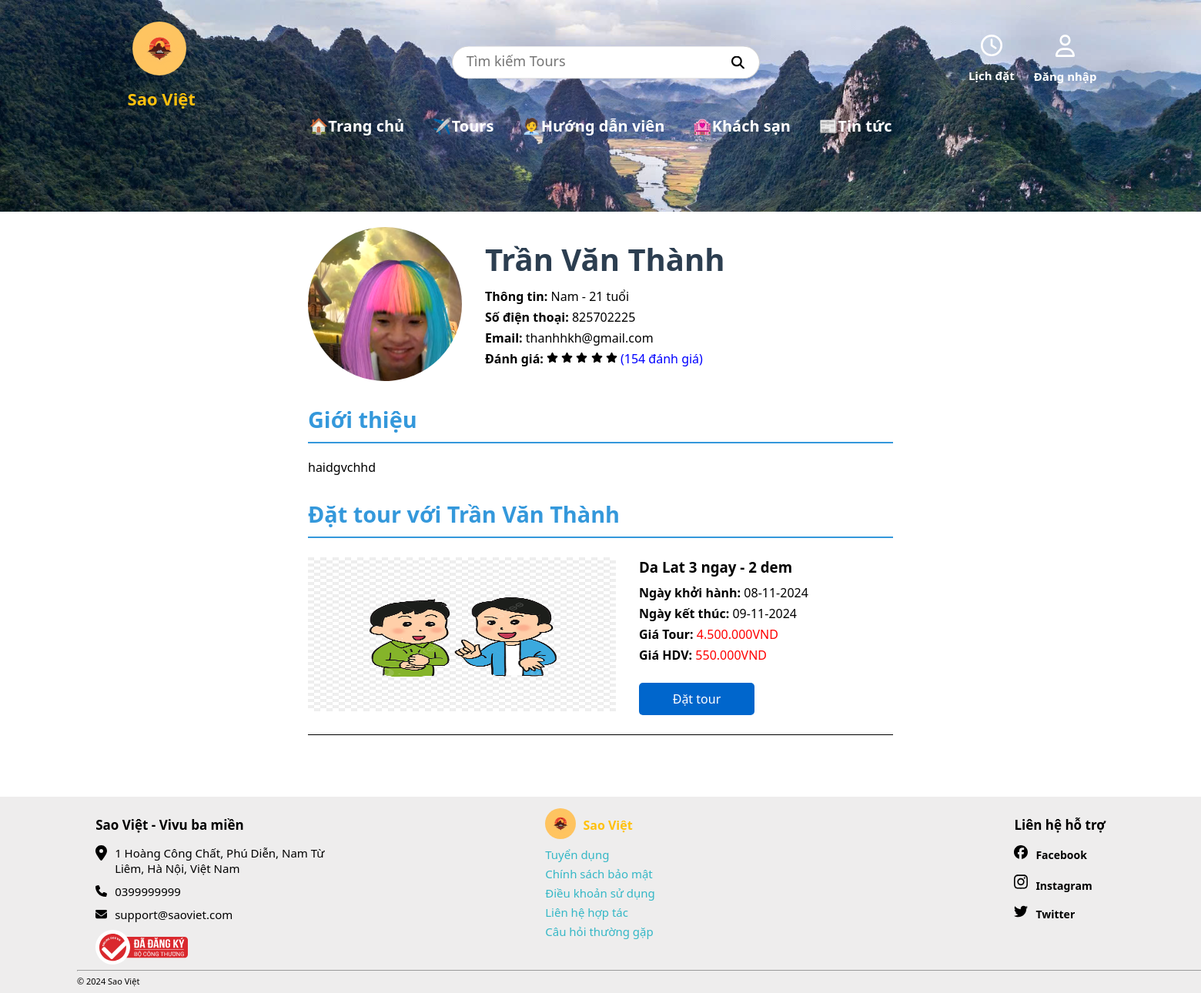
Before: /index.php?controller=guide&action=detail&id=21 with the older database file.
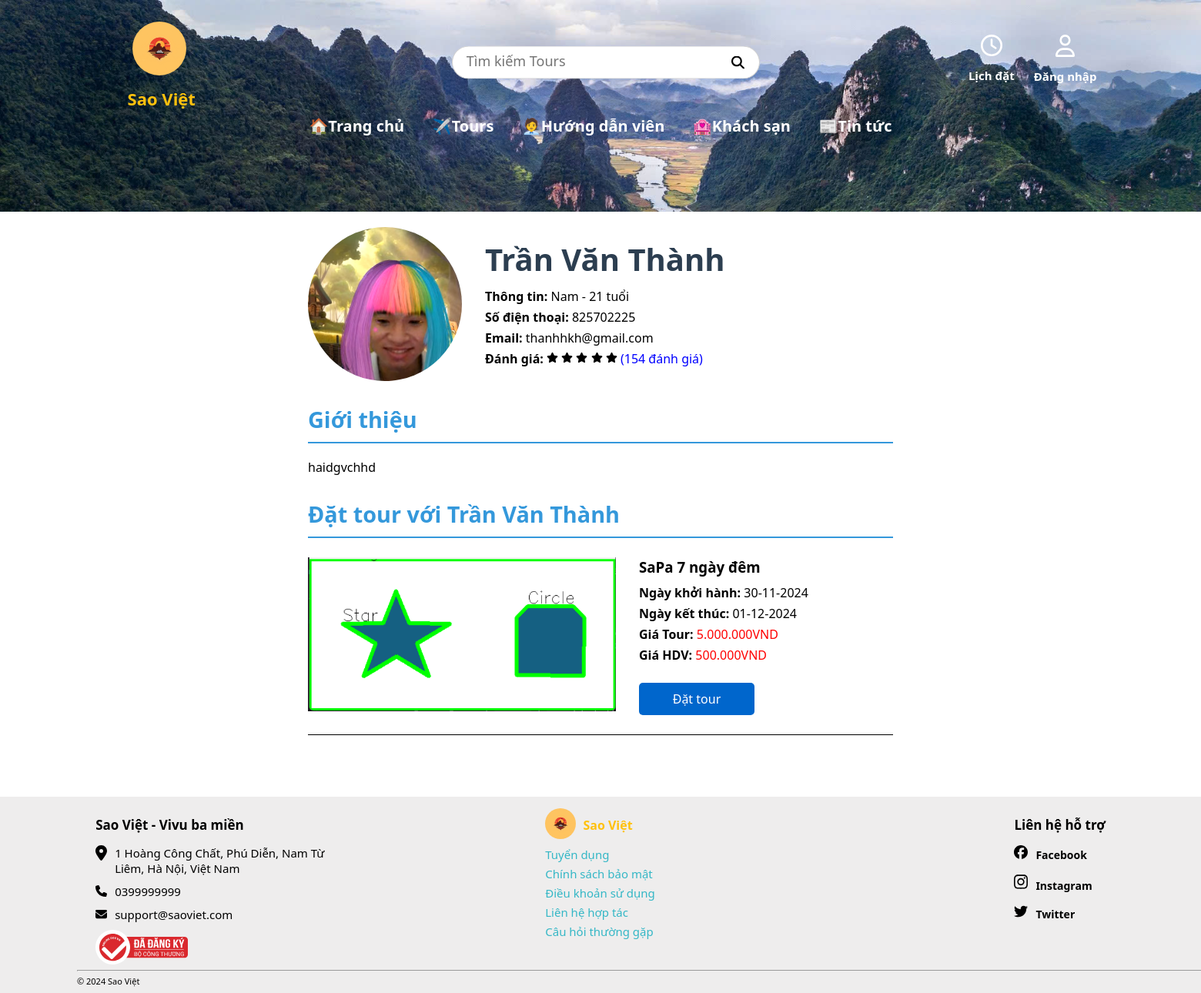
After: the same page with the newer database file.
### tables this page shows
CREATE TABLE `huongdanvien` (
  `MaHDV` int(11) NOT NULL,
  `TenHDV` varchar(100) NOT NULL,
  `AnhHDV` varchar(100) NOT NULL,
  `GioiTinh` varchar(10) NOT NULL,
  `NgaySinh` date NOT NULL,
  `SDT` int(10) NOT NULL,
  `Email` varchar(50) NOT NULL,
  `MoTa` text NOT NULL,
  `DanhGia` int(5) DEFAULT NULL
);

CREATE TABLE `phancong` (
  `MaPC` int(11) NOT NULL,
  `MaTour` int(11) DEFAULT NULL,
  `MaHDV` int(11) DEFAULT NULL,
  `NgayKH` date DEFAULT NULL,
  `NgayKT` date DEFAULT NULL,
  `TrangThai` varchar(50) DEFAULT NULL,
  `GiaHDV` varchar(30) DEFAULT NULL
);

CREATE TABLE `tour` (
  `MaTour` int(11) NOT NULL,
  `TenTour` varchar(300) NOT NULL,
  `AnhTour` varchar(100) NOT NULL,
  `MoTa` text NOT NULL,
  `GiaTour` varchar(50) NOT NULL,
  `GioiThieu` text DEFAULT NULL,
  `MaCD` int(5) DEFAULT NULL
);

### Controllers/BaseController.php (called while the page is built, shortened)
<?php
    class BaseController {
        protected function view($viewPath, array $data = []) {
            require(self::VIEW_FORDER_NAME .'/'. str_replace('.', '/', $viewPath).'.php');
        }
    }
?>

### Core/Database.php (called while the page is built, shortened)
<?php
class Database
{
    public function connect()
    {
        $conn = mysqli_connect(self::HOST, self::USER, self::PASS, self::DB_NAME);
        mysqli_set_charset($conn, 'utf8');
        return $conn;
    }
}

### Models/BaseModel.php (called while the page is built, shortened)
<?php
class BaseModel extends Database {
    protected $connect;
    public function __construct() {
        $this->connect = $this->connect();
    }
    public function getOption($table, $select = ['*'], $id, $option) {
        $columns = implode(', ', $select);
        $sql = "SELECT {$columns} FROM {$table} WHERE {$id} = '{$option}'";
        $query = $this->_query($sql);
        $data = [];
        while ($row = mysqli_fetch_object($query)) {
            array_push($data, $row);
        }
        return $data;
    }
    public function getTaskOptions($table, $select = ['*'], $columns = [], $options = []) {
        $column = implode(', ', $select);
        $sql = "SELECT {$column} FROM {$table} WHERE {$columns[0]} = '{$options[0]}' AND {$columns[1]} != '{$options[1]}'";
        $query = $this->_query($sql);
        $data = [];
        while ($row = mysqli_fetch_object($query)) {
            array_push($data, $row);
        }
        return $data;
    }
    private function _query($sql) {
        return mysqli_query($this->connect, $sql);
    }
}

### Models/guideModel.php (called while the page is built, shortened)
<?php
    class GuideModel extends BaseModel {
        public function getGuide($columns = ['*'], $id, $value) {
            return $this->getOption(self::TABLE, $columns, $id, $value);
        }
    }

### Models/taskModel.php (called while the page is built, shortened)
<?php
    class TaskModel extends BaseModel {
        public function getTask($select = ['*'], $columns = [], $options = []) {
            return $this->getTaskOptions(self::GETTABLE,$select, $columns, $options);
        }
    }
?>

### Views/guide/detail.php (the view)
<main class="guide-detail">
    <div class="guide-profile">
        <img src="./Admin/public/img/guide/<?=$guide[0]->AnhHDV?>" alt="anh hdv" class="guide-image">
        <div class="guide-info">
            <h1><?=$guide[0]->TenHDV?></h1>
            <p><strong>Thông tin:</strong> <?=$guide[0]->GioiTinh?> -
                <?php
                    $ngaySinh = new DateTime($guide[0]->NgaySinh);
                    $ngayHienTai = new DateTime();
                    $tuoi = $ngayHienTai->diff($ngaySinh)->y;
                    echo $tuoi;
                ?>
                tuổi
            </p>
            <p><strong>Số điện thoại:</strong> <?=$guide[0]->SDT?></p>
            <p><strong>Email:</strong> <?=$guide[0]->Email?></p>
            <p><strong>Đánh giá:</strong> <span id="evaluate"><?=$guide[0]->DanhGia?></span></p>
        </div>
    </div>
    <section class="guide-description">
        <h2>Giới thiệu</h2>
        <p><?=$guide[0]->MoTa?></p>
    </section>
    <section class="guide-booking">
        <h2>Đặt tour với <?=$guide[0]->TenHDV?></h2>
        <?php foreach($tasks as $value):?>
                <div class="tour-infor">
                    <a href="index.php?controller=tour&action=detail&id=<?=$value->MaTour?>">
                        <img src="./Admin/public/img/tour/<?=$value->AnhTour?>" alt="anh" id="tour-image">
                    </a>
                    <h3><?=$value->TenTour?></h3></p>
                    <p><b>Ngày khởi hành: </b><?=date('d-m-Y', strtotime($value->NgayKH))?></p>
                    <p><b>Ngày kết thúc: </b><?=date('d-m-Y', strtotime($value->NgayKT))?></p>
                    <p id="tour-cost"><strong>Giá Tour:</strong> <span style="color: red;"><?=$value->GiaTour?>VND</span></p>
                    <p><strong>Giá HDV:</strong> <span style="color: red;"><?=$value->GiaHDV?>VND</span></p>
                    <a href="index.php?controller=calendarContent&action=index&idTask=<?=$value->MaPC?>"><button class="book-button">Đặt tour</button></a>
                </div>
            <?php endforeach;?>
    </section>
</main>

### index.php (shortened to what this page needs)
<?php
    require "./Core/Database.php";
    require "./Models/BaseModel.php";
    require "./Controllers/BaseController.php";
    $controllerName = ucfirst(strtolower(($_REQUEST['controller']) ?? 'home') . 'Controller');
    $actionName = $_REQUEST['action'] ?? "index";
    if(isset($_REQUEST['controller']) && $_REQUEST['controller'] === 'user' && $_REQUEST['action'] != 'detail') {
        require_once "./Controllers/{$controllerName}.php";
        $controllerObject = new $controllerName;
        $controllerObject -> $actionName();
    } else {
        if(!isset($_REQUEST['action']) || (isset($_REQUEST['action']) && $_REQUEST['action'] != "error")) {
            require "./Views/header.php";
        }
        $controllerObject = new $controllerName;
        $controllerObject -> $actionName();
        if(!isset($_REQUEST['action']) || (isset($_REQUEST['action']) && $_REQUEST['action'] != "error")) {
            require "./Views/footer.php";
        }
    }

### Views/header.php (shortened to what this page needs)
<!DOCTYPE html>
<html lang="en">
<head>
    <link rel="stylesheet" href="./public/css/home.css">
    <?php
        if(isset($_REQUEST['controller'])) {
            if($_REQUEST['controller'] === 'home') {
                echo '<script src="./public/js/home.js"></script>';
            }
            else if($_REQUEST['controller'] === 'news') {
                echo '<link rel="stylesheet" href="./public/css/news.css">';
                echo '<link rel="stylesheet" href="./public/css/newsDetail.css">';
            }
            else if($_REQUEST['controller'] === 'hotel') {
                echo '<link rel="stylesheet" href="./public/css/hotel.css">';
                echo '<link rel="stylesheet" href="./public/css/hotelDetail.css">';
            }
            else if($_REQUEST['controller'] === 'guide') {
                echo '<link rel="stylesheet" href="./public/css/guide.css">';
                echo '<link rel="stylesheet" href="./public/css/guideDetail.css">';
            }
        }
        else {
            echo '<script src="./public/js/home.js"></script>';
        }
    ?>
</head>
<body>
    <header>
        <div class="header-container">
            <div class="logo">
                <img src="./public/img/logo.jpg" alt="logo">
                <p>Sao Việt</p>
            </div>
            <div class="search">
                <div class="sub-search">
                    <form id="search_form" action="index.php?controller=tour&action=search" method="post">
                        <input type="text" placeholder="Tìm kiếm Tours" name="search_tour" value="<?php echo isset($_POST['search_tour']) ? htmlspecialchars($_POST['search_tour']) : ''; ?>">
                        <button type="submit"><img src="./public/icons/search.svg" alt="icon"></button>
                    </form>
                </div>
            </div>
            <div class="content-right">
                <div class="icon-calendar">
                    <a href="index.php?controller=calendar&action=index">
                        <img src="./public/icons/clock-regular.svg" alt="icon">
                        <p>Lịch đặt</p>
                    </a>
                </div>
                <div class="icon-account">
                    <?php
                        if (!isset($_SESSION['username'])):?>
                            <a href="index.php?controller=user&action=index">
                                <img src="./public/icons/user-regular.svg" alt="icon"></i>
                                <p>Đăng nhập</p>
                            </a>
                    <?php endif;?>
                </div>
            </div>
        </div>
        <nav>
            <ul class="menu">
                <li><a href="index.php">🏠Trang chủ</a></li>
                <li><a href="index.php?controller=tour&action=index">✈️Tours</a></li>
                <li><a href="index.php?controller=guide&action=index">🧑‍💼Hướng dẫn viên</a></li>
                <li><a href="index.php?controller=hotel&action=index">🏩Khách sạn</a></li>
                <li><a href="index.php?controller=news&action=index">📰Tin tức</a></li>
            </ul>
        </nav>
    </header>

### Controllers/guideController.php (shortened to what this page needs)
<?php
    class GuideController extends BaseController {
        public $guideModel;
        public $taskModel;
        public function __construct() {
            $this->guideModel = new GuideModel();
            $this->taskModel = new TaskModel();
        }
        public function detail() {
            if(isset($_REQUEST['id']) && $_REQUEST['id'] != '') {
                $this->taskModel->updateTask('NgayKT', date('Y-m-d'));
                $value = $_REQUEST['id'];
                $guide = $this->guideModel->getGuide(['*'], 'MaHDV', $value);
                $tasks = $this->taskModel->getTask(['*'], ["phancong.MaHDV", "TrangThai"], [$value, "Đã kết thúc"]);
                return $this->view("guide.detail",[
                    'guide' => $guide,
                    'tasks' => $tasks
                ]);
            }
        }
    }

### Views/footer.php
    <footer>
        <div class="infor">
            <h4>Sao Việt - Vivu ba miền</h4>
            <span><img src="./public/icons/location-dot-solid.svg" alt="icon"></span><p>1 Hoàng Công Chất, Phú Diễn, Nam Từ Liêm, Hà Nội, Việt Nam</p>
            <span><img src="./public/icons/phone-solid.svg" alt="icon"></span><p>0399999999 </p>
            <span><img src="./public/icons/envelope-solid.svg" alt="icon"></span><p>support@saoviet.com</p>
            <span><img src="./public/icons/bo-cong-thuong.svg" alt="icon"></span>
        </div>
        <div class="policy">
            <img src="./public/img/logo.jpg" alt="logo">
            <span>Sao Việt</span>
            <p><a href="#">Tuyển dụng</a></p>
            <p><a href="#">Chính sách bảo mật</a></p>
            <p><a href="#">Điều khoản sử dụng</a></p>
            <p><a href="#">Liên hệ hợp tác</a></p>
            <p><a href="#">Câu hỏi thường gặp</a></p>
        </div>
        <div class="contact">
            <h4>Liên hệ hỗ trợ</h4>
            <p><a href="#"><img src="./public/icons/facebook.svg" alt="icon">Facebook</a></p>
            <p><a href="#"><img src="./public/icons/instagram.svg" alt="icon">Instagram</a></p>
            <p><a href="#"><img src="./public/icons/twitter.svg" alt="icon">Twitter</a></p>
        </div>
        <div class="end">
            <hr>
            <span>© 2024 Sao Việt</span>
        </div>
    </footer>
</body>
</html>

### public/css/home.css (style rules this page uses)
* { margin: 0; padding: 0; box-sizing: border-box; font-family: "Segoe UI", Roboto, Helvetica, Arial, sans-serif; }
body { z-index: -1; overflow-x: hidden; }
header { height: 275px; background: url("../img/background.jpg") no-repeat; background-size: cover; }
.header-container { width: 100%; height: 150px; display: flex; justify-content: space-around; }
header .logo { padding: 28px 0; width: 180px; }
header .logo img { width: 70px; border-radius: 50%; margin-left: 20%; }
header .logo p { color: #ffc10e; font-size: 22px; margin-top: 10px; margin-left: 30px; font-weight: bold; }
header .sub-search { position: relative; top: 54%; left: 50%; transform: translate(-50%, -50%); background-color: #ffffff00; }
header .search input { font-size: 18px; width: 350px; height: 43px; padding: 6px 5px 11px 18px; border-radius: 30px 0 0 30px; border: 1px solid rgb(209, 209, 209); outline: none; border-right: none; float: left; }
header .search button { width: 50px; height: 43px; padding: 10px 15px 6px 10px; background-color: white; border: 1px solid rgb(209, 209, 209); border-radius: 0 30px 30px 0; border-left: none; cursor: pointer; }
header .search img { width: 17px; }
header .content-right { display: flex; justify-content: space-between; }
header .icon-calendar { text-align: center; padding: 45px 25px 0 0; color: white; font-weight: 500; }
header a { text-decoration: none; }
header .icon-calendar img { width: 28px; cursor: pointer; }
header p { margin-top: 10px; font-size: 15px; font-weight: 600; cursor: pointer; }
header .icon-account { text-align: center; padding: 45px 0; }
header .icon-account p { color: white; }
header .icon-account img { width: 25px; }
nav { height: 80px; }
nav .menu { width: 800px; list-style: none; display: flex; justify-content: space-evenly; position: relative; left: 50%; transform: translate(-50%, 0); margin: 0; padding: 0; }
nav .menu li { text-align: center; margin: 0 5px; }
nav .menu a { color: white; font-weight: 600; text-decoration: none; padding: 1px 10px 3px 10px; border-radius: 15px; font-size: 20px; }
footer { margin-top: 30px; height: 255px; background-color: #eeeded; display: grid; grid-template-columns: repeat(3, auto); padding-top: 25px; justify-content: space-evenly; gap: 160px; }
footer .infor { width: 300px; }
footer h4 { font-size: 17px; display: block; margin-bottom: 15px; }
footer p { font-size: 15px; }
footer .infor span { float: left; padding-right: 10px; width: 25px; }
footer .infor p { display: block; padding-bottom: 10px; }
footer .policy { width: 325px; justify-content: center; margin-top: -10px; }
footer .policy img { width: 40px; border-radius: 50%; }
footer .policy span { font-weight: bold; position: relative; top: -12px; right: -5px; color: #ffc10e; }
footer .policy p { margin-top: 5px; }
footer .policy a { text-decoration: none; color: #34b7c6; }
footer .contact p { padding-bottom: 15px; }
footer .contact a { text-decoration: none; color: black; font-weight: 600; font-size: 14px; }
footer .contact img { width: 18px; margin-right: 10px; }
footer .end { margin-top: 200px; position: absolute; height: 10px; padding-left: 100px; }
footer .end hr { width: 1480px; }
footer .end span { font-size: 11px; }
.icon-calendar a { text-decoration: none; }
.icon-calendar p { color: white; }

### public/css/guide.css (style rules this page uses)
main { padding: 40px 0; }
h1 { font-size: 2.5em; text-align: center; color: #2c3e50; margin-bottom: 30px; }
h2 { font-size: 1.8em; color: #3498db; margin-bottom: 20px; border-bottom: 2px solid #3498db; padding-bottom: 10px; }

### public/css/guideDetail.css (style rules this page uses)
.guide-detail { width: 800px; margin: 0 auto; padding: 20px; }
.guide-profile { display: flex; align-items: center; margin-bottom: 30px; }
.guide-image { width: 200px; height: 200px; object-fit: cover; border-radius: 50%; margin-right: 30px; }
.guide-info h1 { margin-bottom: 10px; }
.guide-info p { margin: 5px 0; }
.guide-description, .guide-expertise, .guide-reviews, .guide-booking { margin-bottom: 30px; }
.guide-description p { text-align: justify; }
.tour-infor { margin: 25px 0px; border-bottom: 1px solid black; overflow: hidden; }
.tour-infor img { width: 400px; height: 200px; float: left; margin-right: 30px; }
.tour-infor h3 { margin-bottom: 10px; }
.tour-infor .book-button { width: 150px; color: white; background-color: #0066cc; padding: 10px 20px; border: none; border-radius: 5px; cursor: pointer; font-size: 16px; margin-top: 20px; margin-bottom: 25px; }
.tour-infor a { text-decoration: none; }
.tour-infor p { margin-bottom: 5px; }

Changed rows visible on the page:
removed phancong: MaTour.AnhTour (picture), MaTour.TenTour "Da Lat 3 ngay - 2 dem", NgayKH "08-11-2024", NgayKT "09-11-2024", MaTour.GiaTour "4.500.000", GiaHDV "550.000"
changed huongdanvien "Trần Văn Thành": MoTa "haidgvchhd" → "<p>haidgvchhd</p>\r\n" (drawn)
added phancong: MaTour.AnhTour (picture), MaTour.TenTour "SaPa 7 ngày đêm", NgayKH "30-11-2024", NgayKT "01-12-2024", MaTour.GiaTour "5.000.000", GiaHDV "500.000"
